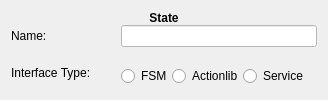
                  <widget class="QFrame" name="frame_addState_name_interfaceType_layout">
                   <property name="minimumSize">
                    <size>
                     <width>0</width>
                     <height>0</height>
                    </size>
                   </property>
                   <property name="frameShape">
                    <enum>QFrame::NoFrame</enum>
                   </property>
                   <property name="frameShadow">
                    <enum>QFrame::Raised</enum>
                   </property>
                   <layout class="QFormLayout" name="formLayout_3">
                    <property name="fieldGrowthPolicy">
                     <enum>QFormLayout::AllNonFixedFieldsGrow</enum>
                    </property>
                    <property name="horizontalSpacing">
                     <number>30</number>
                    </property>
                    <property name="verticalSpacing">
                     <number>0</number>
                    </property>
                    <property name="bottomMargin">
                     <number>0</number>
                    </property>
                    <item row="0" column="0" colspan="2">
                     <widget class="QLabel" name="label_addState_title">
                      <property name="font">
                       <font>
                        <weight>75</weight>
                        <bold>true</bold>
                       </font>
                      </property>
                      <property name="text">
                       <string>State</string>
                      </property>
                      <property name="alignment">
                       <set>Qt::AlignCenter</set>
                      </property>
                     </widget>
                    </item>
                    <item row="1" column="0">
                     <widget class="QLabel" name="label_addState_name">
                      <property name="text">
                       <string>Name:</string>
                      </property>
                     </widget>
                    </item>
                    <item row="1" column="1">
                     <widget class="QLineEdit" name="lineEdit_addState_name">
                      <property name="styleSheet">
                       <string notr="true">background-color: rgb(255, 255, 255);</string>
                      </property>
                     </widget>
                    </item>
                    <item row="3" column="0">
                     <widget class="QLabel" name="label_addState_interfaceType">
                      <property name="text">
                       <string>Interface Type:</string>
                      </property>
                     </widget>
                    </item>
                    <item row="3" column="1">
                     <widget class="QFrame" name="frame_addState_radioButtons_layout">
                      <property name="frameShape">
                       <enum>QFrame::NoFrame</enum>
                      </property>
                      <property name="frameShadow">
                       <enum>QFrame::Raised</enum>
                      </property>
                      <layout class="QHBoxLayout" name="horizontalLayout_6">
                       <property name="spacing">
                        <number>0</number>
                       </property>
                       <property name="leftMargin">
                        <number>0</number>
                       </property>
                       <property name="topMargin">
                        <number>5</number>
                       </property>
                       <item>
                        <widget class="QRadioButton" name="radioButton_addState_fsm">
                         <property name="text">
                          <string>FSM</string>
                         </property>
                         <property name="autoExclusive">
                          <bool>false</bool>
                         </property>
                        </widget>
                       </item>
                       <item>
                        <widget class="QRadioButton" name="radioButton_addState_actionlib">
                         <property name="text">
                          <string>Actionlib</string>
                         </property>
                         <property name="autoExclusive">
                          <bool>false</bool>
                         </property>
                        </widget>
                       </item>
                       <item>
                        <widget class="QRadioButton" name="radioButton_addState_service">
                         <property name="text">
                          <string>Service</string>
                         </property>
                         <property name="autoExclusive">
                          <bool>false</bool>
                         </property>
                        </widget>
                       </item>
                      </layout>
                     </widget>
                    </item>
                    <item row="2" column="1">
                     <widget class="QLabel" name="label_add_state_name_error">
                      <property name="styleSheet">
                       <string notr="true">color: rgb(170, 0, 0);</string>
                      </property>
                      <property name="text">
                       <string/>
                      </property>
                      <property name="alignment">
                       <set>Qt::AlignCenter</set>
                      </property>
                     </widget>
                    </item>
                   </layout>
                  </widget>
